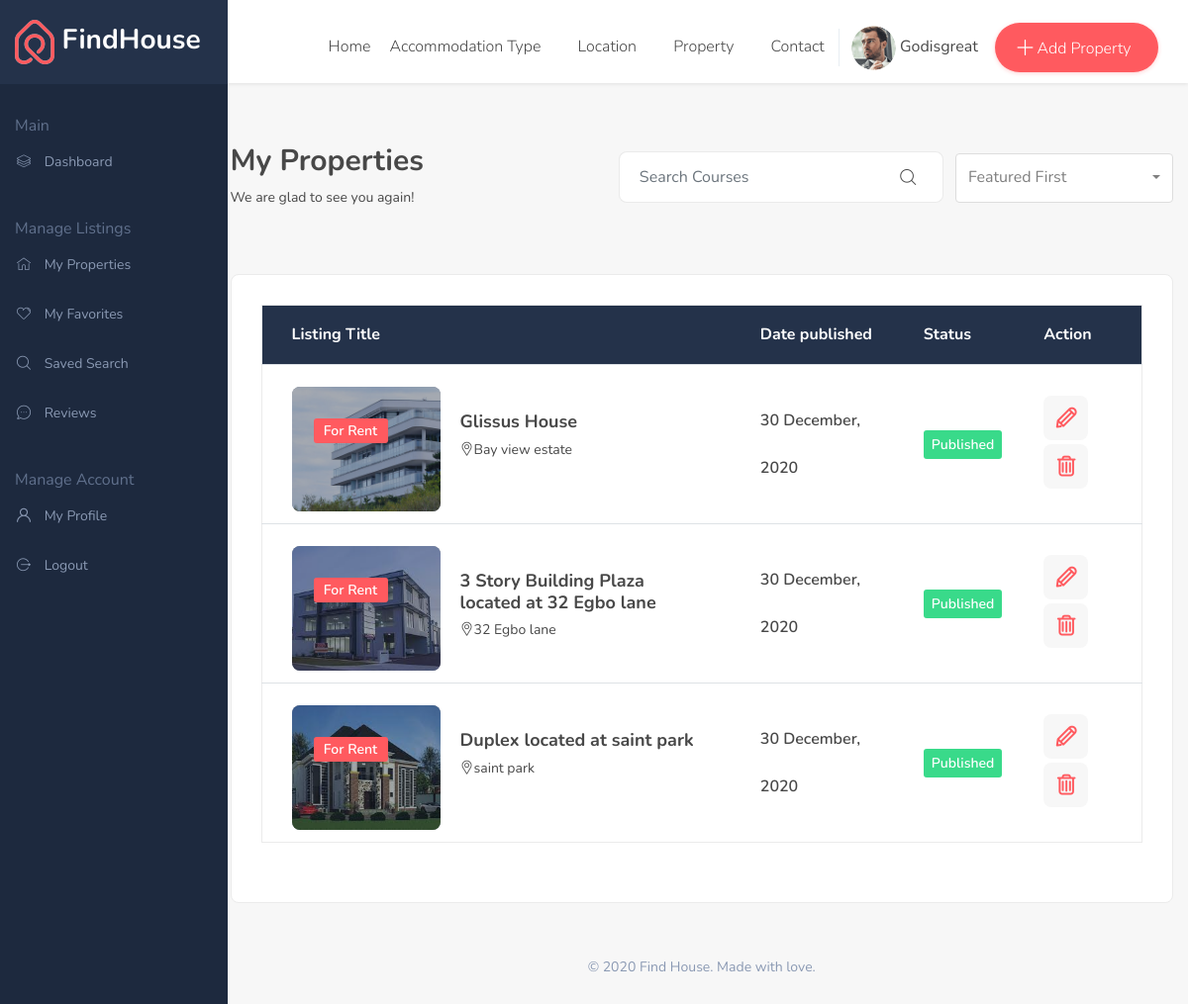
Screenshot of /user/dashboard/my-properties/ (signed in) with the database file from the repository.
### users/models.py (models this page shows, shortened)
class User(AbstractBaseUser,PermissionsMixin):
    first_name=models.CharField(max_length=150,null=True,blank=True)
    sur_name=models.CharField(max_length=150,null=True,blank=True)
    other_name = models.CharField(max_length=150,null=True,blank=True)
    username_validator = UnicodeUsernameValidator()
    username = models.CharField(
        ("username"),
        max_length=150,
        unique=True,
        null=True,blank=True,
        help_text=(
            "Required. 150 characters or fewer. Letters, digits and @/./+/-/_ only."
        ),
        validators=[username_validator],
        error_messages={
            "unique": ("A user with that username already exists."),
        },
    )
    email = models.EmailField(("email address"), blank=True)
    phone_no=models.CharField(max_length=150,null=True,blank=True)
    date_created=models.DateTimeField(auto_now_add=True)
    is_active=models.BooleanField(default=True)
    is_staff=models.BooleanField(default=False)
    is_landlord=models.BooleanField(default=False)
    is_superuser=models.BooleanField(default=False)
    EMAIL_FIELD = "email"
    USERNAME_FIELD = "username"
    REQUIRED_FIELDS = ["email"]
    objects=UserManager()

### houses/models.py (models this page shows, shortened)
class HouseModel(models.Model):
    added = models.DateTimeField(auto_now_add=True)
    updated = models.DateTimeField(auto_now=True)
    name = models.CharField('Building Name', max_length=100, blank=True, null=True)
    address = models.CharField('Building Address', max_length=150)
    country = models.ForeignKey(Country, on_delete=models.PROTECT, null=True, blank=True) # default=165
    state = models.ForeignKey(Region, on_delete=models.PROTECT, null=True, blank=True, )
    city = models.ForeignKey(SubRegion, on_delete=models.PROTECT, null=True, blank=True, )
    building_type = models.CharField('Building Type', max_length=50, choices=BUILDING_TYPES)
    accommodation_type = models.CharField('Accommodation Type', max_length=50, choices=ACCOMMODATION_TYPES)
    total_number_of_accommodation_space = models.PositiveIntegerField('Total Number Of Accodation Space')
    available_number_accommodation_space = models.PositiveIntegerField('Number Of Accodation Space Available')
    house_price = models.DecimalField('Building Price', max_digits=11, decimal_places=2, null=True, blank=True)
    electricity = models.BooleanField(default=True)
    water = models.BooleanField(default=False)
    newly_built = models.BooleanField('Newly Built', default=False)
    sale = models.BooleanField('For Sale', default=False)
    exterior_image = models.ImageField('Exterior Image Main', upload_to='BuildingExterior/', blank=True, null=True)
    exterior_image_side1 = models.ImageField('Exterior Image Side A', upload_to='BuildingExterior/', blank=True, null=True)
    exterior_image_side2 = models.ImageField('Exterior Image Side B', upload_to='BuildingExterior/', blank=True, null=True)
    vid_file = models.FileField(upload_to="BuildingInterior/video/building/", blank=True, null=True)
    c_of_o = models.FileField('Certificate Of Occupancy', upload_to="doucments/CofOs/", null=True, blank=True)
    d_of_a = models.FileField('Deed Of Assignment', upload_to="doucments/DofAs/", null=True, blank=True)
    tenant_agreement = models.FileField('Tenant Agreement', upload_to="doucments/TAs/", null=True, blank=True)
    landlord = models.ForeignKey(User, on_delete=models.CASCADE, null=True, blank=True)
    verified = models.BooleanField(default=False)
    featured = models.BooleanField(default=False)
    features = models.ManyToManyField(AmenitiesModels)

### users/views.py (the view)
# urls.py: path('dashboard/my-properties/', views.get_buildings_by_landlord, name='my-properties-dashboard'),
def get_buildings_by_landlord(request):
    if request.user.is_landlord:
        buildings = HouseModel.objects.filter(landlord=request.user)
        return render( request, 'page-my-properties.html', {'properties':buildings})

### templates/page-my-properties.html (shortened to what this page needs)
{% extends 'dashboard_base.html' %}
{% block content %}
	<section class="our-dashbord dashbord bgc-f7 pb50">
		<div class="container-fluid">
			<div class="row">
				<div class="col-lg-3 col-xl-2 dn-992 pl0"></div>
				<div class="col-sm-12 col-lg-8 col-xl-10 maxw100flex-992">
					<div class="row">
						<div class="col-lg-4 col-xl-4 mb10">
							<div class="breadcrumb_content style2 mb30-991">
								<h2 class="breadcrumb_title">My Properties</h2>
								<p>We are glad to see you again!</p>
							</div>
						</div>
						<div class="col-lg-8 col-xl-8">
							<div class="candidate_revew_select style2 text-right mb30-991">
								<ul class="mb0">
									<li class="list-inline-item">
										<div class="candidate_revew_search_box course fn-520">
											<form class="form-inline my-2">
										    	<input class="form-control mr-sm-2" type="search" placeholder="Search Courses" aria-label="Search">
										    	<button class="btn my-2 my-sm-0" type="submit"><span class="flaticon-magnifying-glass"></span></button>
										    </form>
										</div>
									</li>
									<li class="list-inline-item">
										<select class="selectpicker show-tick">
											<option>Featured First</option>
										</select>
									</li>
								</ul>
							</div>
						</div>
						<div class="col-lg-12">
							<div class="my_dashboard_review mb40">
								<div class="property_table">
									<div class="table-responsive mt0">
										<table class="table">
											<thead class="thead-light">
										    	<tr>
										    		<th scope="col">Listing Title</th>
										    		<th scope="col">Date published</th>
										    		<th scope="col">Status</th>
										    		<th scope="col">Action</th>
										    	</tr>
											</thead>
											<tbody>
												{% for property in properties %}
												<tr>
										    		<th scope="row">
														<div class="feat_property list favorite_page style2">
															<div class="thumb">
																<img class="img-whp" src="{{property.exterior_image.url}}" alt="fp1.jpg">
																<div class="thmb_cntnt">
																	<ul class="tag mb0">
																		<li class="list-inline-item"><a href="page-my-properties.html#">For Rent</a></li>
																	</ul>
																</div>
															</div>
															<div class="details">
																<div class="tc_content">
																	<h4>{{property.name}}</h4>
																	<p><span class="flaticon-placeholder"></span>{{property.address}}</p>
																</div>
															</div>
														</div>
										    		</th>
										    		<td>30 December, 2020</td>
										    		<td>
														{% if property.verified %}
														<span class="status_tag badge2">Published</span>
														{% else %}
														<span class="status_tag badge">Pending</span>
														{% endif %}
													</td>
										    		<td>
										    			<ul class="view_edit_delete_list mb0">
										    				<li class="list-inline-item" data-toggle="tooltip" data-placement="top" title="Edit"><a href="{% url 'edit-house' property.id %}"><span class="flaticon-edit"></span></a></li>
										    				<li class="list-inline-item" data-toggle="tooltip" data-placement="top" title="Delete"><a href="page-my-properties.html#"><span class="flaticon-garbage"></span></a></li>
										    			</ul>
										    		</td>
										    	</tr>
												{% endfor %}
											</tbody>
										</table>
									</div>
								</div>
							</div>
						</div>
					</div>
					<div class="row mt10">
						<div class="col-lg-12">
							<div class="copyright-widget text-center">
								<p>© 2020 Find House. Made with love.</p>
							</div>
						</div>
					</div>
				</div>
			</div>
		</div>
	</section>
{% endblock content %}

### templates/dashboard_base.html (shortened to what this page needs)
{% load static %}
<!DOCTYPE html>
<html dir="ltr" lang="en">
<head>
<link rel="stylesheet" href="{% static 'css/bootstrap.min.css' %}">
<link rel="stylesheet" href="{% static 'css/style.css' %}">
<link rel="stylesheet" href="{% static 'css/dashbord_navitaion.css' %}">
<link rel="stylesheet" href="{% static 'css/responsive.css' %}">
</head>
<body>
<div class="wrapper">
	<header class="header-nav menu_style_home_one style2 menu-fixed main-menu">
		<div class="container-fluid p0">
		    <nav>
		        <a href="page-dashboard.html#" class="navbar_brand float-left dn-smd">
		            <span>FindHouse</span>
		        </a>
		        <ul id="respMenu" class="ace-responsive-menu text-right" data-menu-style="horizontal">
		            <li>
		                <a href="{% url 'index' %}"><span class="title">Home</span></a>
		            </li>
		            <li>
		                <a href="page-dashboard.html#"><span class="title">Accommodation Type</span></a>
		            </li>
		            <li>
		                <a href="page-dashboard.html#"><span class="title">Location</span></a>
		            </li>
		            <li>
		                <a href="page-dashboard.html#"><span class="title">Property</span></a>
		            </li>
		            <li class="last">
		                <a href="page-contact.html"><span class="title">Contact</span></a>
		            </li>
	                <li class="user_setting">
						<div class="dropdown">
	                		<a class="btn dropdown-toggle" href="page-dashboard.html#" data-toggle="dropdown">
                                <img class="rounded-circle" src="{% static 'images/team/e1.png' %}" alt="e1.png">
                                 <span class="dn-1199">{{request.user.first_name}}</span>
                            </a>
						</div>
			        </li>
	                <li class="list-inline-item add_listing">
                        <a href="{% url 'add-house' %}"><span class="flaticon-plus"></span>
                            <span class="dn-lg"> Add Property</span>
                        </a>
                    </li>
		        </ul>
		    </nav>
		</div>
	</header>
    <div class="dashboard_sidebar_menu dn-992">
	    <ul class="sidebar-menu">
	   		<li class="header"><img src="{% static 'images/header-logo2.png' %}" alt="header-logo2.png"> FindHouse</li>
	   		<li class="title"><span>Main</span></li>
	    	<li class="treeview"><a href="{% url 'landlord-dashboard' %}"><i class="flaticon-layers"></i><span> Dashboard</span></a></li>
	   		<li class="title"><span>Manage Listings</span></li>
	      	<li class="treeview">
		        <a href="{% url 'my-properties-dashboard' %}"><i class="flaticon-home"></i> <span>My Properties</span><i class="fa fa-angle-down pull-right"></i></a>
	      	</li>
	      	<li><a href="page-my-favorites.html"><i class="flaticon-heart"></i> <span> My Favorites</span></a></li>
	      	<li><a href="page-my-savesearch.html"><i class="flaticon-magnifying-glass"></i> <span>Saved Search</span></a></li>
	     	<li class="treeview">
		        <a href="page-my-review.html"><i class="flaticon-chat"></i><span> Reviews</span><i class="fa fa-angle-down pull-right"></i></a>
	      	</li>
	   		<li class="title"><span>Manage Account</span></li>
		    <li><a href="page-my-profile.html"><i class="flaticon-user"></i> <span>My Profile</span></a></li>
		    <li><a href="{% url 'logout' %}"><i class="flaticon-logout"></i> <span>Logout</span></a></li>
	    </ul>
    </div>
    {% block content %}{% endblock content %}
</div>
</body>
</html>

### static/css/responsive.css (style rules this page uses)
@media only screen and (max-width:1440px) { .our-dashbord.dashbord .container-fluid { padding-left: 8%;padding-right: 15px; } }
@media only screen and (max-width:1366px) { .sidebar-menu { width: 230px; } }
@media only screen and (max-width:1366px) { .sidebar-menu li.header { padding-left: 15px; } }
@media only screen and (max-width:1366px) { .our-dashbord.dashbord .container-fluid { padding-left: 3%;padding-right: 15px; } }
@media only screen and (max-width:1280px) { header.header-nav.menu_style_home_one a.navbar_brand { margin-top: 21px; } }
@media only screen and (max-width:1280px) { header.header-nav.menu_style_home_one .ace-responsive-menu > li > a { padding: 37px 20px 27px 5px; } }
@media only screen and (max-width:1200px) { header.header-nav.menu_style_home_one .ace-responsive-menu > li > a { padding: 37px 10px 27px 5px; } }
@media only screen and (max-width:1200px) { header.header-nav.menu_style_home_one ul.ace-responsive-menu li.add_listing { width: 165px; } }

### static/css/menu.css (style rules this page uses)
@media (min-width: 993px) { .main-menu { display: block; } }
.header, .content, .footer { text-align: center; }
.header, .footer { background: #777; font-size: 16px; font-weight: bold; color: #484848; line-height: 40px; -moz-box-sizing: border-box; box-sizing: border-box; width: 100%; height: 85px; padding: 0 50px; }
.mm-page { -webkit-box-sizing:border-box;box-sizing:border-box;position:relative }
.mm-slideout { -webkit-transition:-webkit-transform .4s ease;transition:-webkit-transform .4s ease;-o-transition:transform .4s ease;transition:transform .4s ease;transition:transform .4s ease,-webkit-transform .4s ease;z-index:1 }

### static/css/ace-responsive-menu.css (style rules this page uses)
ul { margin: 0px; padding: 0px; }
.ace-responsive-menu { list-style: none; margin: 0; padding: 0; background-color: transparent; width:100%; }
.ace-responsive-menu li { list-style: none; }
.ace-responsive-menu > li { border: 0px; display: inline-block; margin: 0; padding: 0; text-align: left; }
.ace-responsive-menu li a { color:#c0c0c0; }
.ace-responsive-menu > li > a { display: block; position: relative; margin: 0; border: 0px; padding: 18px 20px 18px 5px; text-decoration: none; font-size: 16px; font-weight: 300; color: #979797; }

### rows the page displays
User: user.first_name "Godisgreat"
HouseModel: exterior_image (picture), name "Glissus House", address "Bay view estate", verified "Published"
HouseModel: exterior_image (picture), name "3 Story Building Plaza located at 32 Egbo lane", address "32 Egbo lane", verified "Published"
HouseModel: exterior_image (picture), name "Duplex located at saint park", address "saint park", verified "Published"
